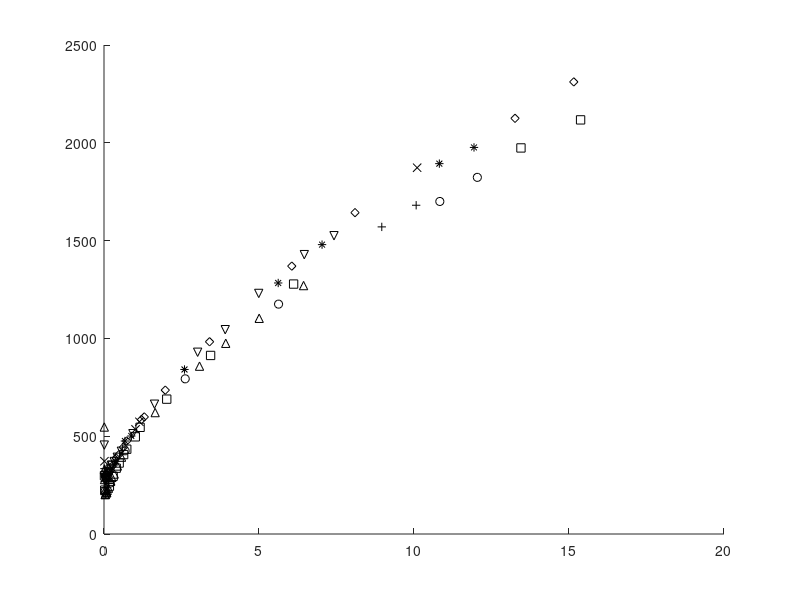

The MATLAB script that drew this image: (Note: this script raises an error after producing the figure.)
clearvars
close all
clc

load('Hackam1969a_orig.mat')
R1_A = 0.155/2; %_cm
R1_B = 0.315/2; %_cm
R2_A = 1.714/2; %_cm
R2_B = 3.630/2; %_cm
p0   = 760; %_Torr

p_A.cyl.CO2.H69{1} = Am_PRvsER296(:,1)*10; %_Torr
U_A.cyl.CO2.H69{1} = Am_PRvsER296(:,2)*10; %_V
p_A.cyl.CO2.H69{2} = Ap_PRvsER296(:,1)*10; %_Torr
U_A.cyl.CO2.H69{2} = Ap_PRvsER296(:,2)*10; %_V
p_A.cyl.CO2.H69{3} = Am_PRvsER364(:,1)*10; %_Torr
U_A.cyl.CO2.H69{3} = Am_PRvsER364(:,2)*10; %_V
p_A.cyl.CO2.H69{4} = Ap_PRvsER364(:,1)*10; %_Torr
U_A.cyl.CO2.H69{4} = Ap_PRvsER364(:,2)*10; %_V
p_A.cyl.CO2.H69{5} = Am_PRvsER468(:,1)*10; %_Torr
U_A.cyl.CO2.H69{5} = Am_PRvsER468(:,2)*10; %_V
p_A.cyl.CO2.H69{6} = Ap_PRvsER468(:,1)*10; %_Torr
U_A.cyl.CO2.H69{6} = Ap_PRvsER468(:,2)*10; %_V

p_B.cyl.CO2.H69{1} = Bm_PRvsER296(:,1)*10; %_Torr
U_B.cyl.CO2.H69{1} = Bm_PRvsER296(:,2)*10; %_V
p_B.cyl.CO2.H69{2} = Bp_PRvsER296(:,1)*10; %_Torr
U_B.cyl.CO2.H69{2} = Bp_PRvsER296(:,2)*10; %_V

pr_A.cyl.CO2.H69{1}  = Am_PvsU296(:,1)/10; %_cm_Torr
Er_A.cyl.CO2.H69{1}  = Am_PvsU296(:,2)/10; %_V
pr_A.cyl.CO2.H69{2}  = Ap_PvsU296(:,1)/10; %_cm_Torr
Er_A.cyl.CO2.H69{2}  = Ap_PvsU296(:,2)/10; %_V
pr_A.cyl.CO2.H69{3}  = Am_PvsU364(:,1)/10; %_cm_Torr
Er_A.cyl.CO2.H69{3}  = Am_PvsU364(:,2)/10; %_V
pr_A.cyl.CO2.H69{4}  = Ap_PvsU364(:,1)/10; %_cm_Torr
Er_A.cyl.CO2.H69{4}  = Ap_PvsU364(:,2)/10; %_V
pr_A.cyl.CO2.H69{5}  = Am_PvsU468(:,1)/10; %_cm_Torr
Er_A.cyl.CO2.H69{5}  = Am_PvsU468(:,2)/10; %_V
pr_A.cyl.CO2.H69{6}  = Ap_PvsU468(:,1)/10; %_cm_Torr
Er_A.cyl.CO2.H69{6}  = Ap_PvsU468(:,2)/10; %_V

pr_B.cyl.CO2.H69{1}  = Bm_PvsU296(:,1)/10; %_cm_Torr
Er_B.cyl.CO2.H69{1}  = Bm_PvsU296(:,2)/10; %_V
pr_B.cyl.CO2.H69{2}  = Bp_PvsU296(:,1)/10; %_cm_Torr
Er_B.cyl.CO2.H69{2}  = Bp_PvsU296(:,2)/10; %_V

clear A* B*
%%
figure('Name','Hackam et al., 1969: Original Curves');

hold on
line(pr_A.cyl.CO2.H69{1} , Er_A.cyl.CO2.H69{1} , 'LineStyle','none', 'Color','k','Marker','^');
line(pr_A.cyl.CO2.H69{2} , Er_A.cyl.CO2.H69{2} , 'LineStyle','none', 'Color','k','Marker','v');
line(pr_A.cyl.CO2.H69{3} , Er_A.cyl.CO2.H69{3} , 'LineStyle','none', 'Color','k','Marker','o');
line(pr_A.cyl.CO2.H69{4} , Er_A.cyl.CO2.H69{4} , 'LineStyle','none', 'Color','k','Marker','*');
line(pr_A.cyl.CO2.H69{5} , Er_A.cyl.CO2.H69{5} , 'LineStyle','none', 'Color','k','Marker','+');
line(pr_A.cyl.CO2.H69{6} , Er_A.cyl.CO2.H69{6} , 'LineStyle','none', 'Color','k','Marker','x');
line(pr_B.cyl.CO2.H69{1} , Er_B.cyl.CO2.H69{1} , 'LineStyle','none', 'Color','k','Marker','s');
line(pr_B.cyl.CO2.H69{2} , Er_B.cyl.CO2.H69{2} , 'LineStyle','none', 'Color','k','Marker','d');
hold off
ax1 = gca;
ax1.XAxisLocation = "top";
ax1.YAxisLocation = "right";
ax1.TickDir       = 'out';

ax1.XColor        = 'k';
ax1.XMinorTick    = 'on';
ax1.XLabel.String = 'R_1p_0 (cm.Torr)';
ax1.XScale        = 'log';
ax1.XTick         = logspace(-2,2,5);
ax1.XLim          = [6e-3 40];

ax1.YColor        = 'k';
ax1.YMinorTick    = 'on';
ax1.YLabel.String = 'R_1E_1 (V)';
ax1.YScale        = 'log';
ax1.YTick         = logspace(1,4,4);
ax1.YLim          = [10 1e4];

ax2 = axes('Position',ax1.Position,'XAxisLocation','bottom','YAxisLocation','left','Color','none');
hold on
line(p_A.cyl.CO2.H69{1} , U_A.cyl.CO2.H69{1} , 'LineStyle','none', 'Color','r','Marker','^');
line(p_A.cyl.CO2.H69{2} , U_A.cyl.CO2.H69{2} , 'LineStyle','none', 'Color','r','Marker','v');
line(p_A.cyl.CO2.H69{3} , U_A.cyl.CO2.H69{3} , 'LineStyle','none', 'Color','r','Marker','o');
line(p_A.cyl.CO2.H69{4} , U_A.cyl.CO2.H69{4} , 'LineStyle','none', 'Color','r','Marker','*');
line(p_A.cyl.CO2.H69{5} , U_A.cyl.CO2.H69{5} , 'LineStyle','none', 'Color','r','Marker','+');
line(p_A.cyl.CO2.H69{6} , U_A.cyl.CO2.H69{6} , 'LineStyle','none', 'Color','r','Marker','x');
line(p_B.cyl.CO2.H69{1} , U_B.cyl.CO2.H69{1} , 'LineStyle','none', 'Color','r','Marker','s');
line(p_B.cyl.CO2.H69{2} , U_B.cyl.CO2.H69{2} , 'LineStyle','none', 'Color','r','Marker','d');
hold off

ax2.TickDir       = 'out';

ax2.XColor        = 'r';
ax2.XMinorTick    = 'on';
ax2.XLabel.String = 'p_0 (cm.Torr)';
ax2.XScale        = 'log';
ax2.XTick         = logspace(-1,3,5);
ax2.XLim          = [0.06 400];

ax2.YColor        = 'r';
ax2.YMinorTick    = 'on';
ax2.YLabel.String = 'U (V)';
ax2.YScale        = 'log';
ax2.YTick         = logspace(2,5,4);
ax2.YLim          = [1e2 1e5];

%% Paschen
figure('Name','Hackam et al., 1969: Paschen Curves');
d.cyl.CO2.H69{1}   = pr_A.cyl.CO2.H69{1}/p0*1e-2;
d.cyl.CO2.H69{2}   = pr_A.cyl.CO2.H69{2}/p0*1e-2;
d.cyl.CO2.H69{3}   = pr_A.cyl.CO2.H69{3}/p0*1e-2;
d.cyl.CO2.H69{4}   = pr_A.cyl.CO2.H69{4}/p0*1e-2;
d.cyl.CO2.H69{5}   = pr_A.cyl.CO2.H69{5}/p0*1e-2;
d.cyl.CO2.H69{6}   = pr_A.cyl.CO2.H69{6}/p0*1e-2;
d.cyl.CO2.H69{7}   = pr_B.cyl.CO2.H69{1}/p0*1e-2;
d.cyl.CO2.H69{8}   = pr_B.cyl.CO2.H69{2}/p0*1e-2;
Ecr.cyl.CO2.H69{1} = Er_A.cyl.CO2.H69{1}/d.cyl.CO2.H69{1};
Ecr.cyl.CO2.H69{2} = Er_A.cyl.CO2.H69{2}/d.cyl.CO2.H69{2};
Ecr.cyl.CO2.H69{3} = Er_A.cyl.CO2.H69{3}/d.cyl.CO2.H69{1};
Ecr.cyl.CO2.H69{4} = Er_A.cyl.CO2.H69{4}/d.cyl.CO2.H69{1};
Ecr.cyl.CO2.H69{5} = Er_A.cyl.CO2.H69{5}/d.cyl.CO2.H69{1};
Ecr.cyl.CO2.H69{6} = Er_A.cyl.CO2.H69{6}/d.cyl.CO2.H69{1};
Ecr.cyl.CO2.H69{7} = Er_B.cyl.CO2.H69{1}/d.cyl.CO2.H69{1};
Ecr.cyl.CO2.H69{8} = Er_B.cyl.CO2.H69{2}/d.cyl.CO2.H69{1};

pd.cyl.CO2.H69{1}   = p_A.cyl.CO2.H69{1}*R1_A;
pd.cyl.CO2.H69{2}   = p_A.cyl.CO2.H69{2}*R1_A;
pd.cyl.CO2.H69{3}   = p_A.cyl.CO2.H69{3}*R1_A;
pd.cyl.CO2.H69{4}   = p_A.cyl.CO2.H69{4}*R1_A;
pd.cyl.CO2.H69{5}   = p_A.cyl.CO2.H69{5}*R1_A;
pd.cyl.CO2.H69{6}   = p_A.cyl.CO2.H69{6}*R1_A;
pd.cyl.CO2.H69{7}   = p_B.cyl.CO2.H69{1}*R1_B;
pd.cyl.CO2.H69{8}   = p_B.cyl.CO2.H69{2}*R1_B;

Vcr.cyl.CO2.H69{1} = U_A.cyl.CO2.H69{1};
Vcr.cyl.CO2.H69{2} = U_A.cyl.CO2.H69{2};
Vcr.cyl.CO2.H69{3} = U_A.cyl.CO2.H69{3};
Vcr.cyl.CO2.H69{4} = U_A.cyl.CO2.H69{4};
Vcr.cyl.CO2.H69{5} = U_A.cyl.CO2.H69{5};
Vcr.cyl.CO2.H69{6} = U_A.cyl.CO2.H69{6};
Vcr.cyl.CO2.H69{7} = U_B.cyl.CO2.H69{1};
Vcr.cyl.CO2.H69{8} = U_B.cyl.CO2.H69{2};

hold on
line(d.cyl.CO2.H69{1}*1e2 , Ecr.cyl.CO2.H69{1}*1e-5 , 'LineStyle','none', 'Color','k','Marker','^');
line(d.cyl.CO2.H69{2}*1e2 , Ecr.cyl.CO2.H69{2}*1e-5 , 'LineStyle','none', 'Color','k','Marker','v');
line(d.cyl.CO2.H69{3}*1e2 , Ecr.cyl.CO2.H69{3}*1e-5 , 'LineStyle','none', 'Color','k','Marker','o');
line(d.cyl.CO2.H69{4}*1e2 , Ecr.cyl.CO2.H69{4}*1e-5 , 'LineStyle','none', 'Color','k','Marker','*');
line(d.cyl.CO2.H69{5}*1e2 , Ecr.cyl.CO2.H69{5}*1e-5 , 'LineStyle','none', 'Color','k','Marker','+');
line(d.cyl.CO2.H69{6}*1e2 , Ecr.cyl.CO2.H69{6}*1e-5 , 'LineStyle','none', 'Color','k','Marker','x');
line(d.cyl.CO2.H69{7}*1e2 , Ecr.cyl.CO2.H69{7}*1e-5 , 'LineStyle','none', 'Color','k','Marker','s');
line(d.cyl.CO2.H69{8}*1e2 , Ecr.cyl.CO2.H69{8}*1e-5 , 'LineStyle','none', 'Color','k','Marker','d');
hold off
ax1 = gca;
ax1.XAxisLocation = "top";
ax1.YAxisLocation = "right";
ax1.TickDir       = 'out';

ax1.XColor        = 'k';
ax1.XMinorTick    = 'on';
ax1.XLabel.String = 'R_1^{eq} (cm) @ 760 Torr';
ax1.XScale        = 'log';
ax1.XTick         = logspace(-5,-1,5);
ax1.XLim          = [1e-5 1e-1];

ax1.YColor        = 'k';
ax1.YMinorTick    = 'on';
ax1.YLabel.String = 'E_{cr} (kV/cm)';
ax1.YScale        = 'log';
ax1.YTick         = logspace(0,2,3);
ax1.YLim          = [1e0 1e2];

ax2 = axes('Position',ax1.Position,'XAxisLocation','bottom','YAxisLocation','left','Color','none');
hold on
line(pd.cyl.CO2.H69{1} , Vcr.cyl.CO2.H69{1}*1e-3 , 'LineStyle','none', 'Color','r','Marker','^');
line(pd.cyl.CO2.H69{2} , Vcr.cyl.CO2.H69{2}*1e-3 , 'LineStyle','none', 'Color','r','Marker','v');
line(pd.cyl.CO2.H69{3} , Vcr.cyl.CO2.H69{3}*1e-3 , 'LineStyle','none', 'Color','r','Marker','o');
line(pd.cyl.CO2.H69{4} , Vcr.cyl.CO2.H69{4}*1e-3 , 'LineStyle','none', 'Color','r','Marker','*');
line(pd.cyl.CO2.H69{5} , Vcr.cyl.CO2.H69{5}*1e-3 , 'LineStyle','none', 'Color','r','Marker','+');
line(pd.cyl.CO2.H69{6} , Vcr.cyl.CO2.H69{6}*1e-3 , 'LineStyle','none', 'Color','r','Marker','x');
line(pd.cyl.CO2.H69{7} , Vcr.cyl.CO2.H69{7}*1e-3 , 'LineStyle','none', 'Color','r','Marker','s');
line(pd.cyl.CO2.H69{8} , Vcr.cyl.CO2.H69{8}*1e-3 , 'LineStyle','none', 'Color','r','Marker','d');
hold off

ax2.TickDir       = 'out';

ax2.XColor        = 'r';
ax2.XMinorTick    = 'on';
ax2.XLabel.String = 'p_0R_1 (cm.Torr)';
ax2.XScale        = 'log';
ax2.XTick         = logspace(-3,2,6);
ax2.XLim          = [1e-3 1e2];

ax2.YColor        = 'r';
ax2.YMinorTick    = 'on';
ax2.YLabel.String = 'V_{cr} (kV)';
ax2.YScale        = 'log';
ax2.YTick         = logspace(-1,2,4);
ax2.YLim          = [1e-1 1e2];

clear A* B* pr_* p_* R1_* R2_* U_* Er_* ax* p0

save('Hackam1969a_sorted.mat')